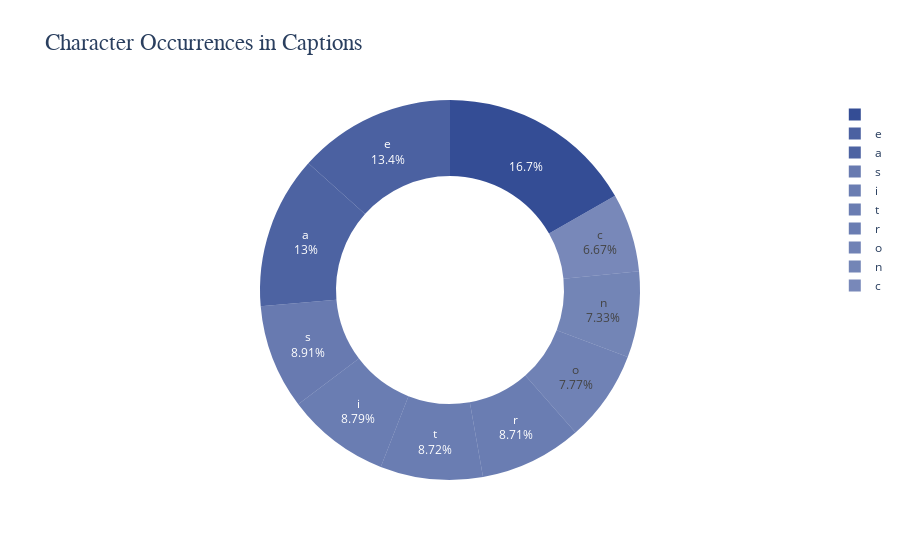

This figure's notebook cell:
### Code cell
from collections import Counter
import numpy as np
import plotly.graph_objects as go

def char_occurrences(data):
    # Validación de entrada
    if not isinstance(data, list) or not all(isinstance(x, str) for x in data):
        print("Error: Se esperaba una lista de cadenas de texto.")
        return

    # Concatenar todos los títulos y limpiar etiquetas
    all_text = ''.join(data).lower()
    all_text = all_text.replace('<start>', '').replace('<end>', '')

    # Contar ocurrencias de caracteres
    char_counts = Counter(all_text)

    # Extraer caracteres y ocurrencias principales
    chars = [char for char, _ in char_counts.most_common(10)]
    values = [count for _, count in char_counts.most_common(10)]

    # Normalizar valores para colores
    normalized_values = np.array(values) / np.max(values)
    colors = ['rgba(30, 58, 138, {:.2f})'.format(0.4 + 0.5 * val) for val in normalized_values]

    # Crear gráfico de pastel
    fig = go.Figure(data=[go.Pie(
        labels=chars, 
        values=values, 
        hole=.6, 
        marker=dict(colors=colors), 
        textinfo='label+percent'
    )])

    # Configurar diseño del gráfico
    fig.update_layout(
        title_text="Character Occurrences in Captions", 
        title_font=dict(size=23, family='Balto')
    )

    fig.show()

# Ejemplo de uso
text_data = dc.dataset.data['Title'].tolist()
char_occurrences(text_data)

### Figure 1 — Plotly figure (JSON) as saved in the notebook; plotly's stock layout.template omitted (floating-point values rounded to 4 significant figures)
{"data": [{"hole": 0.6, "labels": [" ", "e", "a", "s", "i", "t", "r", "o", "n", "c"], "marker": {"colors": ["rgba(30, 58, 138, 0.90)", "rgba(30, 58, 138, 0.80)", "rgba(30, 58, 138, 0.79)", "rgba(30, 58, 138, 0.67)", "rgba(30, 58, 138, 0.66)", "rgba(30, 58, 138, 0.66)", "rgba(30, 58, 138, 0.66)", "rgba(30, 58, 138, 0.63)", "rgba(30, 58, 138, 0.62)", "rgba(30, 58, 138, 0.60)"]}, "textinfo": "label+percent", "type": "pie", "values": [50675, 40514, 39247, 26968, 26587, 26377, 26340, 23506, 22169, 20174]}], "layout": {"title": {"font": {"family": "Balto", "size": 23}, "text": "Character Occurrences in Captions"}}}
